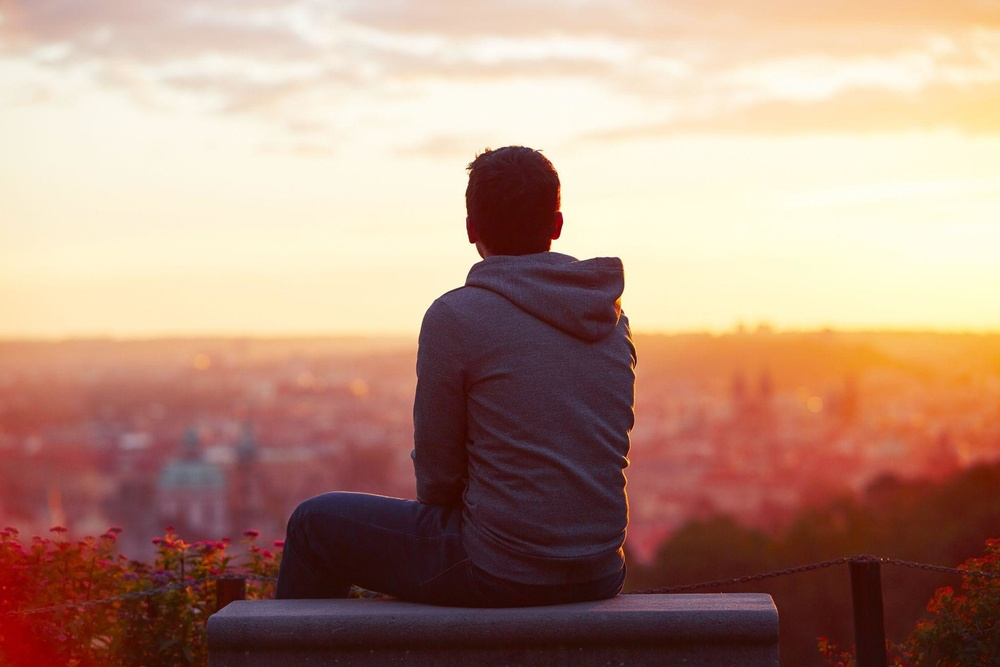
%> input picture 209125.jpg, 1000 x 667 px, shrunk from 2048 x 1366 before the run
$ octave --eval "result = imfilter_artistic(imread('209125.jpg'));"   (GNU Octave 9; MATLAB toolbox functions it lacks are replaced by stand-ins)
%> lines starting %> are read from the running program, lines starting %| are printed output that depends on the picture
### imfilter_border.m
% ----------------------------------------------------------------------- %
% 'imfilter_border' function calculates the local mean value of each pixel%
% of a given image. This function supports rectangular or gaussian windows%
% and three different ways for removing the border effect.                %
%                                                                         %
% Input parameters:                                                       %
%   - I:        Input image.                                              %
%   - wsize:    Size vector with the following structure: [weigth height] %
%   - window_t: Specifies the type of window used.                        %
%       1) 'rect'     -> Rectangular window (default).                    %
%       2) 'gaussian' -> Gaussian window.                                 %
%       3) 'circle'   -> Circle window (admits only weigth=height)        %
%       4) 'triang'   -> Triangular window.                               %
%       5) 'other'    -> Window must be specified in the 'win' parameter. %
%   - border:   Specifies the type of border processing.                  %
%       1) 'duplicate'-> Duplicates the image in each border and corner   %
%                        and calculates the local mean with that increased%
%                        image.                                           %
%       2) 'symmetry' -> (default) Builds the increased image with mirror %
%                        images. Better performance.                      %
%       3) 'value'    -> Builds the increased image keeping the border    %
%                        value in each pixel.                             %
%       4) 'none'     -> Calculates the local mean without border process-%
%                        ing.                                             %
%   - win:      Window to use. Only used if 'other' is specified in       %
%               'window_t' parameter.                                     %
%                                                                         %
% Output variables:                                                       %
%   - M:        Local mean output image.                                  %
%                                                                         %
% Example of use:                                                         %
%      I = imread('myimage.jpg');                                         %
%      M = imfilter_border(I,[11 11],'gaussian','symmetry');              %
%      imshow(M);                                                         %
% ----------------------------------------------------------------------- %
%   - Author:   V韈tor Mart韓ez Cagigal                                   %
%   - Date:     06/04/2015                                                %
%   - E-mail:   victorlawliet (dot) gmail (dot) com                       %
% ----------------------------------------------------------------------- %
function M = imfilter_border(I, wsize, window_t, border, win)

    % Error detection. Looking for default vales if needed
    if(nargin < 5), win = false; end
    if(nargin < 4), border = 'symmetry'; end
    if(nargin < 3), window_t = 'rect'; end
    if(nargin < 2), error('Not enough input arguments.'); end
    if(size(wsize,1) ~= 1),    error('Parameter "wsize" must be a vector [weight height].');
    elseif(size(wsize,2) ~=2), error('Parameter "wsize" must be a vector [weight height].'); end

    % Setting up the window according to the specified type
    switch window_t
        case 'rect'
            w = ones(wsize(1), wsize(2))./(wsize(1)*wsize(2));
        case 'gaussian'
            w = fspecial('gaussian',[wsize(1) wsize(2)],1.5);
        case 'circle'
            w = fspecial('disk', fix(max(wsize)/2));
           % wsize = [2*max(wsize),2*max(wsize)];  % Need more extra borders
        case 'triang'
            wx = window('triang',wsize(1));
            wy = window('triang',wsize(2));
            [Wx,Wy] = meshgrid(wx,wy); w = Wx.*Wy;
            w = w./(sum(sum(w)));   % 2-D extension of an 1-D triang window
            clear('wx','wy','Wx','Wy');
        case 'other'
            if(isnumeric(win)), w = win;
            else error('Input parameter "win" is empty.'); end
        otherwise
            error('Window type is not specified.');
    end

    % Useful variables declaration
    rows = ceil(wsize(1)/2); cols = ceil(wsize(2)/2);    % Extra borders size
    R = size(I,1); C = size(I,2);                        % Image size

    % Increased image (used for cancelling the border effect)
    I_in = ones(R+2*rows,C+2*cols);
    switch border
        case 'duplicate'
            % Borders
            I_in(1+rows:R+rows,1:cols)=I(:,C-cols+1:end);   % Left
            I_in(1+rows:R+rows,C+cols+1:end)=I(:,1:cols);   % Right
            I_in(1:rows,1+cols:C+cols)=I(R-rows+1:end,:);   % Up
            I_in(R+rows+1:end,1+cols:C+cols)=I(1:rows,:);   % Down
            I_in(1+rows:R+rows,1+cols:C+cols)=I;            % Center
            % Corners
            I_in(1:rows,1:cols)=I(R-rows+1:end,C-cols+1:end); % Left-Up
            I_in(R+rows+1:end,1:cols)=I(1:rows,C-cols+1:end); % Left-Down
            I_in(1:rows,C+cols+1:end)=I(R-rows+1:end,1:cols); % Right-Up
            I_in(R+rows+1:end,C+cols+1:end)=I(1:rows,1:cols); % Right-Down
        case 'symmetry'
            % Borders
            I_h = flip(I,2);             % Mirror image (horizontal)
            I_v = flip(I,1);             % Mirror image (vertical)
            I_in(1+rows:R+rows,1:cols)=I_h(:,C-cols+1:end); % Left
            I_in(1+rows:R+rows,C+cols+1:end)=I_h(:,1:cols); % Right
            I_in(1:rows,1+cols:C+cols)=I_v(R-rows+1:end,:); % Up
            I_in(R+rows+1:end,1+cols:C+cols)=I_v(1:rows,:); % Down
            I_in(1+rows:R+rows,1+cols:C+cols)=I;            % Center
            % Corners
            I_d1 = rot90(I_v,3);         % Mirror image (diagonal m>0)
            I_d2 = rot90(I_h,3);         % Mirror image (diagonal m<0)
            I_in(1:rows,1:cols)=I_d2(C-cols+1:end,R-rows+1:end); % Left-Up
            I_in(R+rows+1:end,1:cols)=I_d1(1:cols,R-rows+1:end); % Left-Down
            I_in(1:rows,C+cols+1:end)=I_d1(C-cols+1:end,1:rows); % Right-Up
            I_in(R+rows+1:end,C+cols+1:end)=I_d2(1:cols,1:rows); % Right-Down
        case 'value'
            % Borders
            I_in(1+rows:R+rows,1:cols)=repmat(I(:,1),1,cols);        % Left
            I_in(1+rows:R+rows,C+cols+1:end)=repmat(I(:,end),1,cols);% Right
            I_in(1:rows,1+cols:C+cols)=repmat(I(1,:),rows,1);        % Up
            I_in(R+rows+1:end,1+cols:C+cols)=repmat(I(end,:),rows,1);% Down
            I_in(1+rows:R+rows,1+cols:C+cols)=I;                     % Center
            % Corners
            I_in(1:rows,1:cols)=repmat(I(1,1),rows,cols);                % Left-Up
            I_in(R+rows+1:end,1:cols)=repmat(I(end,1),rows,cols);        % Left-Down
            I_in(1:rows,C+cols+1:end)=repmat(I(1,end),rows,cols);        % Right-Up
            I_in(R+rows+1:end,C+cols+1:end)=repmat(I(end,end),rows,cols);% Right-Down
        case 'none'
            I_in = I;
            M = filter2(w,I_in);
            return;
        otherwise
            error('Window type is not specified.');
    end

    % Local mean calculation
    M = filter2(w,I_in);

    % Cutting back the original image size
    M = M(1+rows:R+rows,1+cols:C+cols);
end

### imfilter_artistic.m
% ----------------------------------------------------------------------- %
% This function tries to simulate a generic image filter similar to the   %
% commonly-used filters of mobile applications like Instagram, Pixl-o-matic
% Photo Illusion Retro Camera, and so on.                                 %
% The image processing used here is composed by a RGB mapping and a       %
% circular/eliptical mask which desaturates, decreases brightness levels  %
% and blurs progressively the mapped image.                               %
%                                                                         %
% Input parameters:                                                       %
%   - I:	Input image. Its RGB or grayscale values must be between 0 and%
%           255 (needed for the RGB mapping).                             %
%                                                                         %
% Output variables:                                                       %
%   - M:    Filtered image.                                               %
%                                                                         %
% Example of use:                                                         %
%      I = imread('myimage.jpg');                                         %
%      M = imfilter_tony(I);                                              %
%      imshow(M);                                                         %
% ----------------------------------------------------------------------- %
%   - Author:   V韈tor Mart韓ez Cagigal                                   %
%   - Date:     06/04/2015                                                %
%   - E-mail:   victorlawliet (dot) gmail (dot) com                       %
% ----------------------------------------------------------------------- %
function I_out = imfilter_artistic(I)
    %% Pre-processing
    I = double(I);
    % Uncoupling RGB components
    if(ndims(I)==2), R = I; G = I; B = I;               % Grayscale image
    else R = I(:,:,1); G = I(:,:,2); B = I(:,:,3); end  % RGB image

    %% RGB mapping
    % Polynomial LS regression (Most similar way to TONY (Pixl-o-matic))
    R_fit = [1.40115696627223e-15, -1.45653910465453e-12, 6.15795074848937e-10,...
             -1.34775549800039e-07, 1.57996083344097e-05, -0.000914721210373098,...
             0.0265470620380861, -0.129838862362938, 0.143448366057217];
    G_fit = [2.34906304960694e-08, -3.21312290637466e-05, 0.00842364967358410,...
             0.534742228237840, 1.72931394410829];
    B_fit = [1.63946764975320e-06, -0.000621980473263782, 0.885888022840955,...
             23.0618975519022];
        % However, this map can be modified by the user

    % Evaluating these components
    R_2 = polyval(R_fit,R);
    G_2 = polyval(G_fit,G);
    B_2 = polyval(B_fit,B);

    % Fixing outliers
    R_2 = 255.*(R_2>=255)+R_2.*(R_2<255 & R_2>0)+0.*(R_2<=0);
    G_2 = 255.*(G_2>=255)+G_2.*(G_2<255 & G_2>0)+0.*(G_2<=0);
    B_2 = 255.*(B_2>=255)+B_2.*(B_2<255 & B_2>0)+0.*(B_2<=0);

    % Mapped image
    I_map(:,:,1) = R_2; I_map(:,:,2) = G_2; I_map(:,:,3) = B_2;

    %% Vignette effect mask
    % Useful parameters
    r_c = floor(size(I,1)/2);       % Center coordinates
    c_c = floor(size(I,2)/2);
    L_c = sqrt(r_c^2 + c_c^2);      % Distance between center and origin
    asp = size(I,1)/size(I,2);      % Aspect relationship (elipse vignette)

    radii = 3; grade = 1;           % Most similar way to TONY (Pixl-o-matic)
        % However, 'radii' and 'grade' parameters can be modified by user

    % Processing each pixel according to its distance to the center
        % Storage of row and columns tilings in order to avoid loops
    col = repmat(1:size(I_map,2),size(I_map,1),1);
    row = repmat((1:size(I_map,1))',1,size(I_map,2));
    % Distance between the pixel of interest and the center
    Lpc = sqrt(((r_c-row)./asp).^2 + (c_c-col).^2);

    % Evaluating the distance according to the weight function
    wei = radii.*((L_c-Lpc)./L_c).^grade;
    wei = 1.*(wei>=1)+wei.*(wei<1 & wei>0)+0.*(wei<=0); % Weight of each pixel (mask)
        % Weight function with values between 0 (outer) and 1 (center)
    %% Desaturation and loss of brightness inside the weight mask

    % Conversion from RGB to HSV colormap
    I_hsv = rgb2hsv(I_map./255);        % Elements in range 0<=value<=1
%> I_hsv: size 667x1000x3 double; mean H, S, V 0.361, 0.419, 0.702

    % Desaturation
    maxS = 0.5;                         % Maximum desaturation (50% loss)
    S_we = maxS+(wei./(1/(1-maxS)));    % Scaling weigths
    I_hsv(:,:,2) = S_we.*I_hsv(:,:,2);  % Desaturation
%> I_hsv: size 667x1000x3 double; mean H, S, V 0.361, 0.367, 0.702

    % Loss of brightness
    maxV = 0.85;                        % Maximum loss of brightness (15% loss)
    V_we = maxV+(wei./(1/(1-maxV)));    % Scaling weigths
    I_hsv(:,:,3) = V_we.*I_hsv(:,:,3);  % Loss of brightness
%> I_hsv: size 667x1000x3 double; mean H, S, V 0.361, 0.367, 0.678

    I_sv = hsv2rgb(I_hsv);              % Returning to RGB colormap
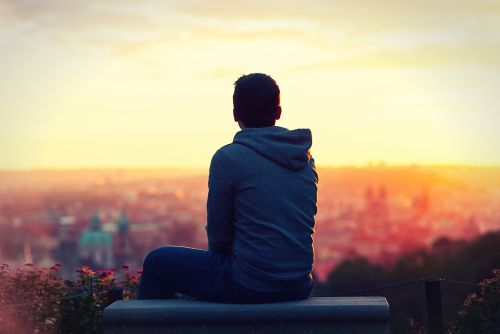
%> I_sv: size 667x1000x3 double (shown at 1/2 size); mean R, G, B 0.647, 0.58, 0.509

    %% Soft Blur inside the weight mask

    % Kernel function
    l_k = floor(size(I_sv,1)/72);
    if(mod(l_k,2)==0), l_k = l_k+1; end % Length of the kernel used
    sig = floor(l_k/4);                   % Standard deviation
    kernel = fspecial('gaussian',[l_k l_k],sig);

    % LPF Filtering with the kernel
    I_so(:,:,1) = imfilter_border(I_sv(:,:,1),[l_k l_k],'other','symmetry',kernel);
%> in imfilter_border, `M = M(1+rows:R+rows,1+cols:C+cols);`:
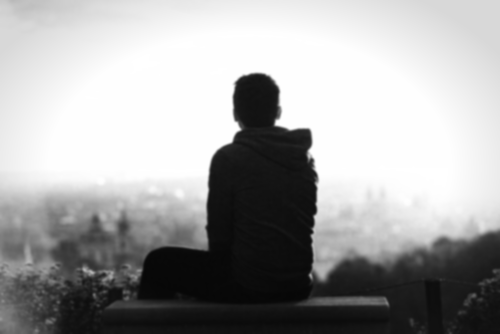
%> M: size 667x1000 double (shown at 1/2 size); min 0.0271, max 1, mean 0.647
    I_so(:,:,2) = imfilter_border(I_sv(:,:,2),[l_k l_k],'other','symmetry',kernel);
%> call 2 of imfilter_border, with wsize = [9 9], window_t = 'other', border = 'symmetry'
%> in imfilter_border (call 2), `I_d1 = rot90(I_v,3);`:
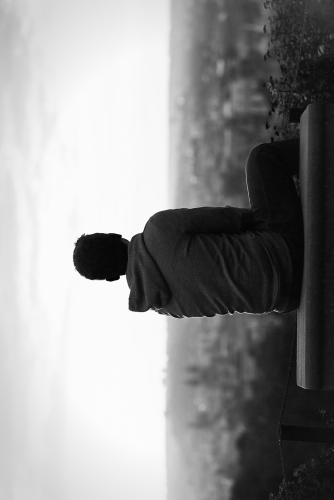
%> I_d1: size 1000x667 double (shown at 1/2 size); min 0.00678, max 0.99, mean 0.58; mean of the top-left, top-right, bottom-left and bottom-right quarters 0.902, 0.29, 0.864, 0.265
%> in imfilter_border (call 2), `I_d2 = rot90(I_h,3);`:
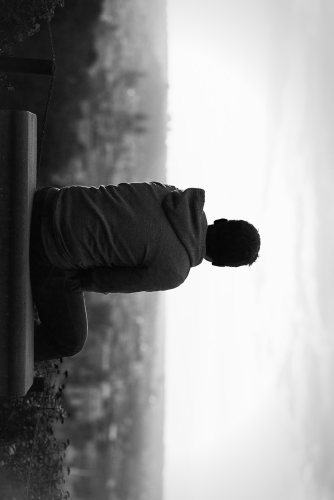
%> I_d2: size 1000x667 double (shown at 1/2 size); min 0.00678, max 0.99, mean 0.58; mean of the top-left, top-right, bottom-left and bottom-right quarters 0.264, 0.863, 0.289, 0.901
    I_so(:,:,3) = imfilter_border(I_sv(:,:,3),[l_k l_k],'other','symmetry',kernel);
%> call 3 of imfilter_border, with wsize = [9 9], window_t = 'other', border = 'symmetry'
%> in imfilter_border (call 3), `I_h = flip(I,2);`:
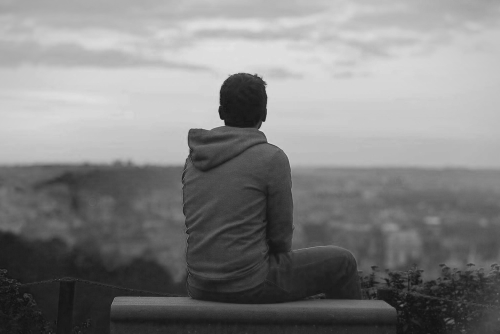
%> I_h: size 667x1000 double (shown at 1/2 size); min 0.0769, max 0.89, mean 0.509
%> in imfilter_border (call 3), `I_v = flip(I,1);`:
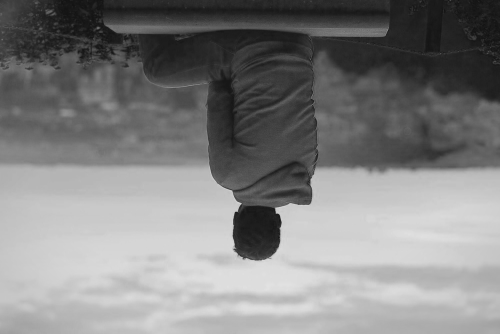
%> I_v: size 667x1000 double (shown at 1/2 size); min 0.0769, max 0.89, mean 0.509; mean of the top-left, top-right, bottom-left and bottom-right quarters 0.307, 0.25, 0.755, 0.724
%> in imfilter_border (call 3), `I_in(1+rows:R+rows,C+cols+1:end)=I_h(:,1:cols);`:
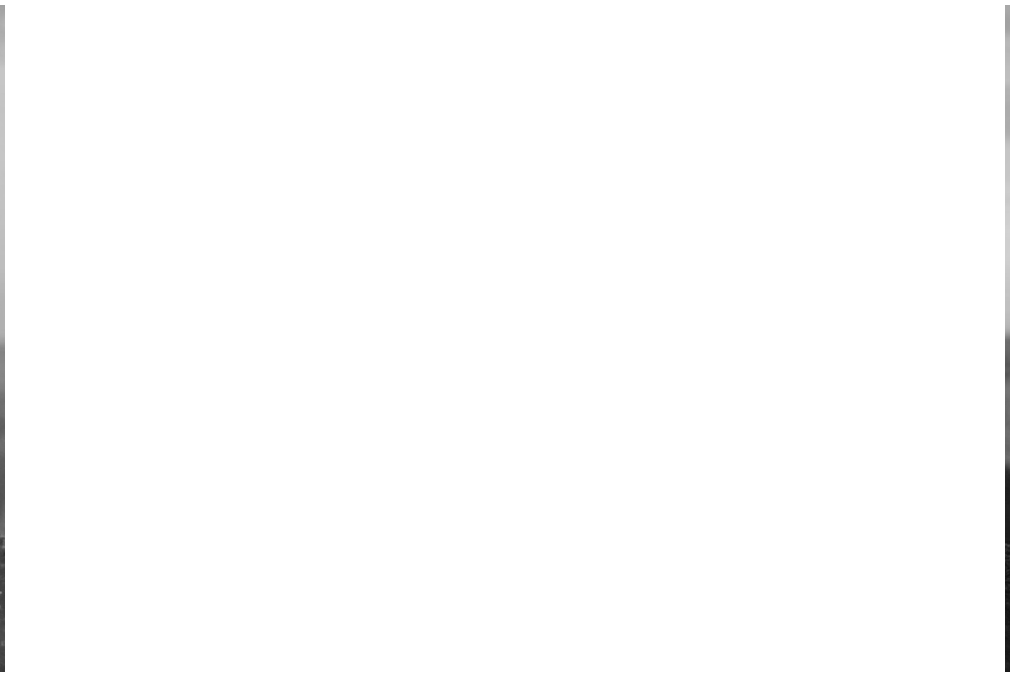
%> I_in: size 677x1010 double; min 0.0769, max 1, mean 0.995
        % Function 'imfilter_border' is used in order to avoid the border
        % effect caused by the filtering. If you have not this function,
        % 'imfilter' can be used replacing these three lines by:
    % I_so = imfilter(I_sv,kernel);

    % Weighing the soft blur according to the mask
    wei = cat(3, wei, wei, wei);        % Weights for each RGB component
    I_bl = wei.*I_sv + (1-wei).*I_so;

    %% Output image
    I_out = I_bl;         % Elements in range 0<=value<=1
end
